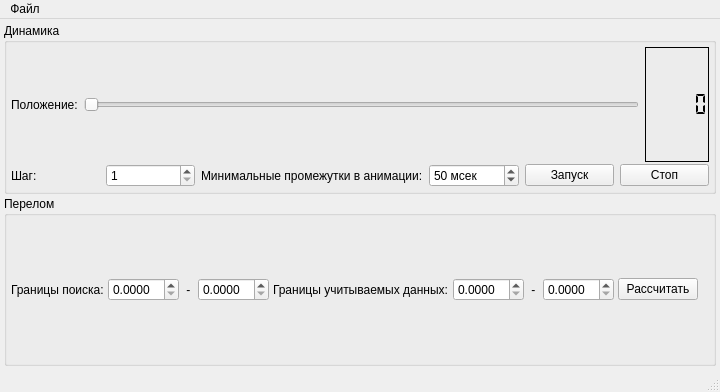
<?xml version="1.0" encoding="UTF-8"?>
<ui version="4.0">
 <class>MainWindow</class>
 <widget class="QMainWindow" name="MainWindow">
  <property name="geometry">
   <rect>
    <x>0</x>
    <y>0</y>
    <width>679</width>
    <height>392</height>
   </rect>
  </property>
  <property name="windowTitle">
   <string>Pareto</string>
  </property>
  <widget class="QWidget" name="centralWidget">
   <layout class="QVBoxLayout" name="verticalLayout_3" stretch="0,0">
    <property name="spacing">
     <number>2</number>
    </property>
    <property name="margin">
     <number>4</number>
    </property>
    <item>
     <widget class="QGroupBox" name="groupBox_2">
      <property name="title">
       <string>Динамика</string>
      </property>
      <layout class="QVBoxLayout" name="verticalLayout_2">
       <property name="spacing">
        <number>2</number>
       </property>
       <property name="margin">
        <number>4</number>
       </property>
       <item>
        <layout class="QHBoxLayout" name="horizontalLayout_3" stretch="0,1,0">
         <item>
          <widget class="QLabel" name="label_5">
           <property name="text">
            <string>Положение:</string>
           </property>
          </widget>
         </item>
         <item>
          <widget class="QSlider" name="sliderPos">
           <property name="minimum">
            <number>10</number>
           </property>
           <property name="orientation">
            <enum>Qt::Horizontal</enum>
           </property>
           <property name="tickPosition">
            <enum>QSlider::NoTicks</enum>
           </property>
           <property name="tickInterval">
            <number>0</number>
           </property>
          </widget>
         </item>
         <item>
          <widget class="QLCDNumber" name="lcdNumber">
           <property name="frameShape">
            <enum>QFrame::Box</enum>
           </property>
           <property name="frameShadow">
            <enum>QFrame::Plain</enum>
           </property>
           <property name="smallDecimalPoint">
            <bool>false</bool>
           </property>
           <property name="segmentStyle">
            <enum>QLCDNumber::Flat</enum>
           </property>
          </widget>
         </item>
        </layout>
       </item>
       <item>
        <layout class="QHBoxLayout" name="horizontalLayout_4">
         <item>
          <widget class="QLabel" name="label_6">
           <property name="text">
            <string>Шаг:</string>
           </property>
          </widget>
         </item>
         <item>
          <widget class="QSpinBox" name="spinBoxStep">
           <property name="minimum">
            <number>1</number>
           </property>
          </widget>
         </item>
         <item>
          <widget class="QLabel" name="label_7">
           <property name="text">
            <string>Минимальные промежутки в анимации:</string>
           </property>
          </widget>
         </item>
         <item>
          <widget class="QSpinBox" name="spinBoxMinTime">
           <property name="suffix">
            <string> мсек</string>
           </property>
           <property name="maximum">
            <number>10000</number>
           </property>
           <property name="singleStep">
            <number>10</number>
           </property>
           <property name="value">
            <number>50</number>
           </property>
          </widget>
         </item>
         <item>
          <widget class="QPushButton" name="pushButtonRun">
           <property name="text">
            <string>Запуск</string>
           </property>
          </widget>
         </item>
         <item>
          <widget class="QPushButton" name="pushButtonStop">
           <property name="text">
            <string>Стоп</string>
           </property>
          </widget>
         </item>
        </layout>
       </item>
      </layout>
     </widget>
    </item>
    <item>
     <widget class="QGroupBox" name="groupBox">
      <property name="title">
       <string>Перелом</string>
      </property>
      <layout class="QVBoxLayout" name="verticalLayout">
       <property name="spacing">
        <number>2</number>
       </property>
       <property name="margin">
        <number>4</number>
       </property>
       <item>
        <layout class="QHBoxLayout" name="horizontalLayout">
         <property name="spacing">
          <number>4</number>
         </property>
         <item>
          <widget class="QLabel" name="label">
           <property name="text">
            <string>Границы поиска:</string>
           </property>
          </widget>
         </item>
         <item>
          <widget class="QDoubleSpinBox" name="doubleSpinBoxMinSearch">
           <property name="decimals">
            <number>4</number>
           </property>
           <property name="singleStep">
            <double>0.100000000000000</double>
           </property>
          </widget>
         </item>
         <item>
          <widget class="QLabel" name="label_2">
           <property name="text">
            <string> - </string>
           </property>
          </widget>
         </item>
         <item>
          <widget class="QDoubleSpinBox" name="doubleSpinBoxMaxSearch">
           <property name="decimals">
            <number>4</number>
           </property>
           <property name="singleStep">
            <double>0.100000000000000</double>
           </property>
          </widget>
         </item>
         <item>
          <spacer name="horizontalSpacer">
           <property name="orientation">
            <enum>Qt::Horizontal</enum>
           </property>
           <property name="sizeHint" stdset="0">
            <size>
             <width>40</width>
             <height>20</height>
            </size>
           </property>
          </spacer>
         </item>
         <item>
          <widget class="QLabel" name="label_3">
           <property name="text">
            <string>Границы учитываемых данных:</string>
           </property>
          </widget>
         </item>
         <item>
          <widget class="QDoubleSpinBox" name="doubleSpinBoxMinUse">
           <property name="decimals">
            <number>4</number>
           </property>
           <property name="singleStep">
            <double>0.100000000000000</double>
           </property>
          </widget>
         </item>
         <item>
          <widget class="QLabel" name="label_4">
           <property name="text">
            <string> - </string>
           </property>
          </widget>
         </item>
         <item>
          <widget class="QDoubleSpinBox" name="doubleSpinBoxMaxUse">
           <property name="decimals">
            <number>4</number>
           </property>
           <property name="singleStep">
            <double>0.100000000000000</double>
           </property>
          </widget>
         </item>
         <item>
          <spacer name="horizontalSpacer_2">
           <property name="orientation">
            <enum>Qt::Horizontal</enum>
           </property>
           <property name="sizeHint" stdset="0">
            <size>
             <width>40</width>
             <height>20</height>
            </size>
           </property>
          </spacer>
         </item>
         <item>
          <widget class="QPushButton" name="pushButtonCalc">
           <property name="text">
            <string>Рассчитать</string>
           </property>
          </widget>
         </item>
         <item>
          <spacer name="horizontalSpacer_3">
           <property name="orientation">
            <enum>Qt::Horizontal</enum>
           </property>
           <property name="sizeHint" stdset="0">
            <size>
             <width>40</width>
             <height>20</height>
            </size>
           </property>
          </spacer>
         </item>
         <item>
          <widget class="QLabel" name="label_8">
           <property name="text">
            <string/>
           </property>
          </widget>
         </item>
        </layout>
       </item>
      </layout>
     </widget>
    </item>
   </layout>
  </widget>
  <widget class="QMenuBar" name="menuBar">
   <property name="geometry">
    <rect>
     <x>0</x>
     <y>0</y>
     <width>679</width>
     <height>18</height>
    </rect>
   </property>
   <widget class="QMenu" name="menu">
    <property name="title">
     <string>Файл</string>
    </property>
    <addaction name="action_Open"/>
    <addaction name="action_ExportTxt"/>
    <addaction name="separator"/>
    <addaction name="action_Exit"/>
   </widget>
   <addaction name="menu"/>
  </widget>
  <widget class="QStatusBar" name="statusBar"/>
  <action name="action_Open">
   <property name="text">
    <string>Открыть..</string>
   </property>
   <property name="shortcut">
    <string>Ctrl+O</string>
   </property>
  </action>
  <action name="action_Exit">
   <property name="text">
    <string>Выход</string>
   </property>
   <property name="shortcut">
    <string>Ctrl+Q</string>
   </property>
  </action>
  <action name="action_ExportTxt">
   <property name="text">
    <string>Экспорт..</string>
   </property>
  </action>
 </widget>
 <layoutdefault spacing="6" margin="11"/>
 <resources/>
 <connections>
  <connection>
   <sender>sliderPos</sender>
   <signal>valueChanged(int)</signal>
   <receiver>lcdNumber</receiver>
   <slot>display(int)</slot>
   <hints>
    <hint type="sourcelabel">
     <x>488</x>
     <y>72</y>
    </hint>
    <hint type="destinationlabel">
     <x>556</x>
     <y>68</y>
    </hint>
   </hints>
  </connection>
 </connections>
</ui>
